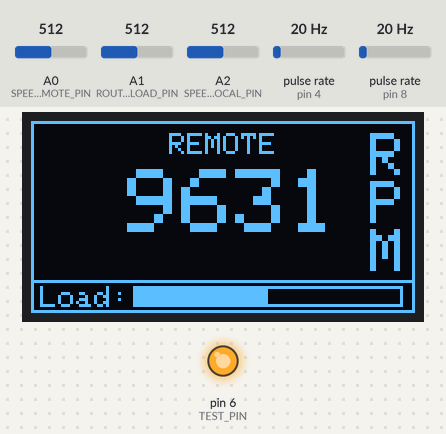
A sketch run on a simulated Arduino Uno, built with avr-gcc and run on an emulated ATmega328P. Parts: 128×64 one-colour display, output pins drawn as LEDs (lit = HIGH). Wiring (inferred from the names in the program): 2 × pulse sensor: data pin 4 / data pin 8. The inputs (shaded band) are chosen by the test bench; at power-on: pulse rate (sensors on pin 8, pin 4) 20 Hz, A1 (ROUTER_LOAD_PIN) = 512, A0 (SPEED_CONTROL_REMOTE_PIN) = 512, A2 (SPEED_CONTROL_LOCAL_PIN) = 512. Pins used as bus, display or sensor lines are not drawn.

Above: at 3.3 s.
3.4 s: pulse rate (sensor on pin 8) set to 4 Hz
5.4 s: pulse rate (sensor on pin 8) set to 100 Hz
At 5.72 s:
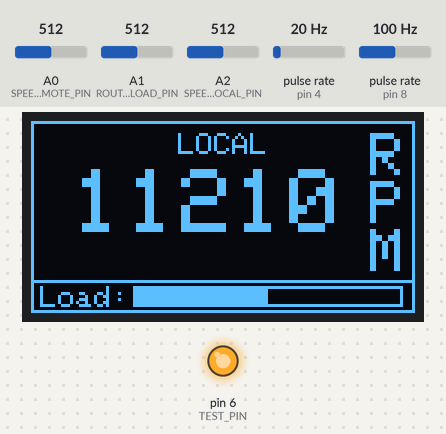
7.3 s: pulse rate (sensor on pin 4) set to 50 Hz
At 9.38 s:
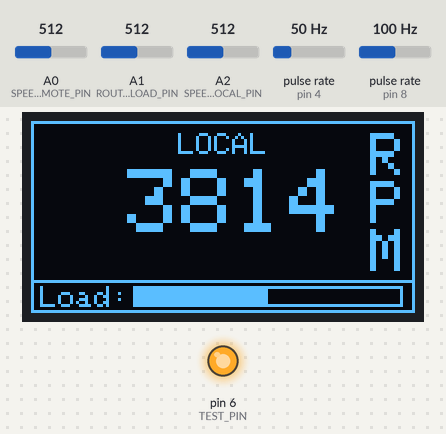
9.4 s: A1 (ROUTER_LOAD_PIN) set to 716
At 9.55 s:
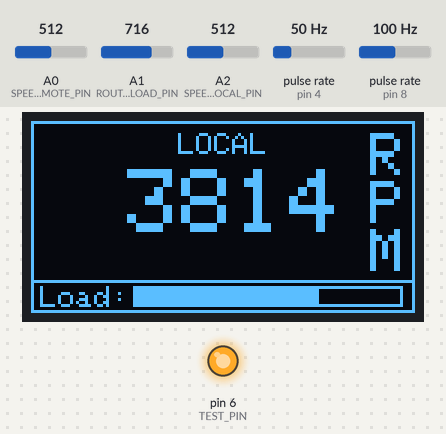
10.9 s: pulse rate (sensor on pin 8) set to 150 Hz
At 12.08 s:
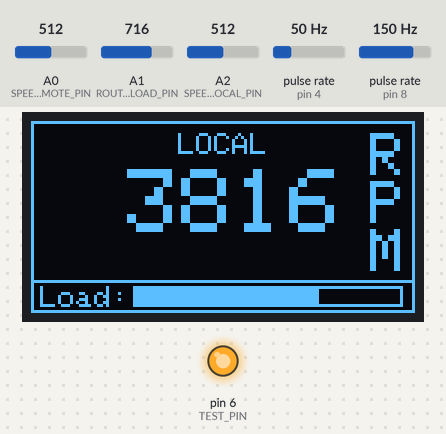
13.3 s: pulse rate (sensor on pin 4) set to 100 Hz
At 14.19 s:
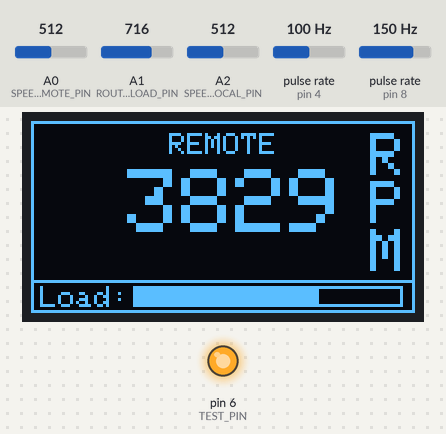

Measured:
- after the input at 5.4 s, the display: first changes after 0.17 s (image 1 shows a later state)

The sketch:

r2c_v3.ino
```cpp
#include <splash.h>
#include <Adafruit_SSD1306.h>
#include <Wire.h>
#include "configuration.h"
#include "mcp4151.h"
#include "pins.h"
#include "screens.h"
#include "timers.h"

/* Control Modes */
#define LOCAL_CONTROL 0
#define REMOTE_CONTROL 1

/* Variables */
volatile bool send_count = false;
volatile uint8_t pulse_count = 0;
volatile uint8_t display_update_interval = 0;
volatile uint16_t timer_count = 0;

volatile uint16_t speed_accumulator = 0;
volatile uint8_t speed_count = 0;
uint16_t remote_speed_signal = 0;
uint16_t local_speed_signal = 0;

volatile uint16_t stall_buffer[STALL_BUFFER_SIZE];
uint8_t stall_count = 0;
bool stalled = false;

uint16_t router_load = 0;

volatile uint8_t control_mode = REMOTE_CONTROL;
volatile bool recover_oled = false;

volatile bool update_control_mode = false;
volatile bool watchdog_wait = false;

/* Structures */
struct command
{
  char device;
  char number;
  char data[32];
  uint8_t data_len;
} command;

MCP4151 mcp4151;
Timers timers;
Adafruit_SSD1306 *oled;

void setup()
{
  /* Enable/Disable peripherals 0 = Enabled, 1 = Disabled */
  PRR = (0 << PRTWI) | (0 << PRTIM2) | (0 << PRTIM0) | (0 << PRTIM1) | (0 << PRSPI) | (0 << PRUSART0) | (0 << PRADC);

  /* Initialize MCP4151 Digipot */
  mcp4151.begin();

  Serial.begin(115200);

  /* Configure I/O Pins */
  pinMode(CONTROL_MODE_SELECT_PIN, INPUT_PULLUP);
  pinMode(SPEED_CONTROL_REMOTE_PIN, INPUT);
  pinMode(SPEED_CONTROL_LOCAL_PIN, INPUT);
  pinMode(ROUTER_LOAD_PIN, INPUT);
  pinMode(TEST_PIN, OUTPUT);
  digitalWrite(TEST_PIN, LOW);

  oled = new Adafruit_SSD1306(OLED_WIDTH, OLED_HEIGHT, &Wire, OLED_RESET_PIN);
  setupOLED();
  displaySplashScreen();
  watchdogDelay(2000);
  drawFrameOLED();
  updateRPMValue(0);

  /* Set Initial Conditions */
  control_mode = digitalRead(CONTROL_MODE_SELECT_PIN);
  updateControlMode(control_mode);

  PCICR = (1 << PCIE0); // Enable Pin Change Interrupts on pin bank: PCINT[7:0]
  PCMSK0 = (1 << PCINT0); // Enable Pin Change Interrupt on Arduino pin 8 (CONTROL_MODE_SELECT_PIN)

  /* Start Timers */
  timers.initHallPulseCounter();
  timers.initPulseCollectionTimer();
  timers.enableHallPulseCounter();
  timers.startDisplayUpdateTimer();

  enableWatchdog(2000);
  watchdogReset();
}


/*  =============================== Serial Event=================================
    serialEvent() automatically (quietly) called in the loop; in serial with
    State Machine's Queue.
    =============================================================================
*/
void serialEvent(void)
{
  String s = Serial.readStringUntil('\n');  // Read until newline char. The newline char is truncated.

  parseCommand(&command, s);

  /* The first two characters of the new command string direct the command data to the correct function.
      Then, the remaining payload and its length are given as arguments to their handling function.
      It is the responsibility of the individual functions to further unpack, convert, and otherwise
      interpret the data.
  */
  switch (command.device)
  {
    case dev_MCP4151:
      switch (command.number)
      {
        case MCP4151_WRITE_VALUE: /* B0<value> */
          mcp4151.setCount(command.data, command.data_len) ? Serial.println(F("ok")) : Serial.println(F("Invalid count"));
          break;
        case MCP4151_INCREMENT: /* "B1" */
          Serial.println("Count: " + String(mcp4151.increment()));
          break;
        case MCP4151_DECREMENT: /* "B2" */
          Serial.println("Count: " + String(mcp4151.decrement()));
          break;
      }
      break;
  }
}

void loop()
{
  /* ===== Recover OLED ===== */
  if (recover_oled)
  {
    recoverOLED();
    recover_oled = false;
  }

  /* ===== Update OLED ===== */
  if (update_control_mode)
  {
    updateControlMode(control_mode);
    update_control_mode = false;
  }

  if (send_count)
  {
    /* Update Router RPM */
    if (control_mode == REMOTE_CONTROL)
      mcp4151.setCount(map(remote_speed_signal, 0, 1023, 0, 255));
    else if (control_mode == LOCAL_CONTROL)
      mcp4151.setCount(map(local_speed_signal, 0, 1023, 0, 255));

    /* Update Router Load */
    updateLoadValue(router_load);

    /* Check for stall */
    stall_buffer[stall_count++] = timer_count;
    if (stall_count >= STALL_BUFFER_SIZE)
      stall_count = 0;

    for (uint8_t i = 0; i < STALL_BUFFER_SIZE; i++)
    {
      if (timer_count != stall_buffer[i])
      {
        stalled = false;
        break;
      } else if ((timer_count == stall_buffer[i]) && (router_load <= 10))
        /* To detect a stall (or if router was simply turned off), the entire stall buffer must be full of exactly the
            same number and the router load must be ~0 meaning the power is off.
        */
        stalled = true;
    }

    if (stalled)
    {
      updateRPMValue(0);
      stalled = false;
    }
    else
      updateRPMValue(timer_count);

    send_count = false;
  }

  /* ===== Measure Remote/Local Speed Control Signal ===== */
  if (control_mode == REMOTE_CONTROL)
    speed_accumulator += analogRead(SPEED_CONTROL_REMOTE_PIN);
  else if (control_mode == LOCAL_CONTROL)
    speed_accumulator += analogRead(SPEED_CONTROL_LOCAL_PIN);
  speed_count++;

  if (speed_count >= SPEED_AVERAGE_SIZE)
  {
    if (control_mode == REMOTE_CONTROL)
      remote_speed_signal = speed_accumulator / SPEED_AVERAGE_SIZE;
    else if (control_mode == LOCAL_CONTROL)
      local_speed_signal = speed_accumulator / SPEED_AVERAGE_SIZE;

    speed_accumulator = 0;
    speed_count = 0;
  }

  /* ===== Measure Load Current Signal ===== */
  router_load = analogRead(ROUTER_LOAD_PIN);

  watchdogReset();
}


/* ===== Interrupt Service Routines ===== */
ISR(TIMER0_COMPA_vect)
{
  cli();
  timers.disableHallPulseCounter();
  timer_count = uint16_t((1.0 / ((TCNT1 / 16) * 0.000004)) * 60);
  timers.enableHallPulseCounter();
  sei();
}

ISR(TIMER2_COMPA_vect)
{
  cli();
  display_update_interval++;

  if (display_update_interval >= 10)
  {
    send_count = true;
    display_update_interval = 0;
  }
  sei();
}

ISR(PCINT0_vect)
{
  cli();
  bool mode_select = digitalRead(CONTROL_MODE_SELECT_PIN);

  if (mode_select)
  {
    /* If CONTROL_MODE_SELECT_PIN was released (and pulled HIGH via internal pull-up resistor) */
    control_mode = REMOTE_CONTROL;
    speed_count = 0;
    speed_accumulator = 0;
    update_control_mode = true;
  }
  else
  {
    control_mode = LOCAL_CONTROL;
    speed_count = 0;
    speed_accumulator = 0;
    update_control_mode = true;
  }
  sei();
}

ISR(WDT_vect)
{
  digitalWrite(TEST_PIN, HIGH);

  watchdog_wait = true;

}
/* ====================================== */

void setupOLED(void)
{
  oled->begin(SSD1306_EXTERNALVCC, OLED_ADDRESS);
  oled->clearDisplay();
  oled->setTextSize(1);
  oled->setTextColor(WHITE);
}

void displaySplashScreen(void)
{
  /* Load splash screen into buffer */
  oled->drawXBitmap((oled->width()  - SPLASHSCREEN_WIDTH ) / 2,
                    (oled->height() - SPLASHSCREEN_HEIGHT) / 2,
                    sprouter_splashscreen, SPLASHSCREEN_WIDTH, SPLASHSCREEN_HEIGHT, 1);

  oled->display();
}

void recoverOLED(void)
{
  oled->~Adafruit_SSD1306();
  oled = new Adafruit_SSD1306(OLED_WIDTH, OLED_HEIGHT, &Wire, OLED_RESET_PIN);
  setupOLED();
}

void drawFrameOLED(void)
{
  oled->clearDisplay();
  oled->drawRect(0, 0, oled->width(), oled->height(), WHITE);

  oled->setTextSize(2);
  oled->setCursor(113, 4);
  oled->print("R");
  oled->setCursor(113, 20);
  oled->print("P");
  oled->setCursor(113, 36);
  oled->print("M");

  oled->setTextSize(1);
  oled->drawLine(0, 53, 127, 53, WHITE);
  oled->setCursor(3, 55);
  oled->print("Load:");
  oled->drawRect(34, 55, 90, 7, WHITE);

  oled->display();
}

void updateControlMode(uint8_t mode)
{
  oled->setTextSize(1);
  /* Clear old text before printing new */
  oled->fillRect(1, 4, 100, 7, BLACK);

  if (mode == REMOTE_CONTROL)
  {
    displayCenterOfRow("REMOTE", 4);
  }

  else if (mode == LOCAL_CONTROL)
  {
    displayCenterOfRow("LOCAL", 4);
  }
}

void updateRPMValue(uint16_t rpm)
{
  /* Each character is 15 pixels wide plus 3 in between. Total pixels per character equals 18 */
  oled->setTextSize(3);
  oled->fillRect(14, 16, 95, 21, BLACK);

  if (rpm >= 10000)
    oled->setCursor(14, 16);
  else if (rpm >= 1000)
    oled->setCursor(32, 16);
  else if (rpm >= 100)
    oled->setCursor(50, 16);
  else if (rpm >= 10)
    oled->setCursor(78, 16);
  else if (rpm >= 0)
    oled->setCursor(86, 16);

  oled->print(rpm);

  oled->display();
}

void updateLoadValue(uint16_t load_signal)
{
  uint8_t load = map(load_signal, 0, 1023, 0, 88);

  oled->fillRect(35, 56, 88, 5, BLACK);
  oled->fillRect(35, 56, load, 5, WHITE);
}

void displayCenterOfRow(String text, uint8_t row)
{
  uint8_t len = calcTextLength(text);
  uint8_t x_pos = (OLED_WIDTH - len) / 2;

  // display on horizontal center
  oled->setCursor(x_pos, row);
  oled->println(text); // text to display
  oled->display();
}

uint8_t calcTextLength(String text)
{
  int16_t x1;
  int16_t y1;
  uint16_t width = 0;
  uint16_t height = 0;

  oled->getTextBounds(text, 0, 0, &x1, &y1, &width, &height);

  return width;
}

/* Watchdog Timer Function
  - Time-out given in milliseconds according to Table 11-2
  - See section 11.8 "Watchdog Timer" for more information
  - Only set to interrupt mode.
  - In conjunction with a while loop, can be used as a blocking delay function.
*/
void enableWatchdog(uint16_t time_out)
{
  uint8_t control_bits = 0x00;
  uint8_t prescale = 0x00;

  /* Set config bits */
  /* Clear interrupt flag (if set) | Enable interrupt mode | Clear Change Enable | Disable reset mode | Set prescaler to default */
  control_bits = (1 << WDIF) | (1 << WDIE) | (0 << WDP3) | (0 << WDCE) | (0 << WDE) | (0 << WDP2) | (0 << WDP1) | (0 << WDP0);

  /* Determine prescale bits */
  switch (time_out)
  {
    case 16:
      prescale = 0x00;
      break;

    case 32:
      prescale = 0x01;
      break;

    case 64:
      prescale = 0x02;
      break;

    case 125:
      prescale = 0x03;
      break;

    case 250:
      prescale = 0x04;
      break;

    case 500:
      prescale = 0x05;
      break;

    case 1000:
      prescale = 0x06;
      break;

    case 2000:
      prescale = 0x07;
      break;

    case 4000:
      prescale = 0x20;
      break;

    case 8000:
      prescale = 0x21;
      break;
  }

  /* Combine bits */
  control_bits |= prescale;

  /* Write bits to Watchdog Timer */
  cli();
  MCUSR &= ~(1 << WDRF);
  watchdogReset();

  /* Start timed sequence */
  WDTCSR |= (1 << WDCE) | (1 << WDE);
  /* Write new configuration in one operation */
  WDTCSR = control_bits;

  sei();
}

void watchdogReset(void)
{
  asm("WDR \n");
}

void watchdogDelay(uint16_t milliseconds)
{
  /* Delay given in milliseconds according to Table 11-2. */

  /* Configure WDT */
  enableWatchdog(milliseconds);
  watchdogReset();

  /* Blocking delay */
  while (!watchdog_wait) {
    asm("nop \n");
  }

  /* Disable Watchdog when complete */
  disableWatchdog();

  /* Reset boolean */
  watchdog_wait = false;
  recover_oled = false;
}

void disableWatchdog(void)
{
  cli();
  watchdogReset();

  MCUSR &= ~(1 << WDRF);
  WDTCSR |= (1 << WDCE) | (1 << WDE);
  WDTCSR = 0x00;

  sei();
}

void parseCommand(struct command *c, String s)
{
  c->device = s[0];
  c->number = s[1];
  c->data_len = (s.length() - 2);

  for (uint8_t i = 0; i < c->data_len; i++)
    c->data[i] = s[i + 2];

  /* Manually add char array terminator */
  c->data[c->data_len] = '\0';
}
```

mcp4151.cpp
```cpp
#include "mcp4151.h"

bool MCP4151::begin(void)
{
  /* Instantiate a new SPI Class object */
  spi = new MY_SPI(MCP4151_CS_PIN, MOSI_PIN, MISO_PIN, SCK_PIN, MCP4151_SPI_MODE, false, MSB, true);

  /* Initialize the device and count at 0 */
  setCount(30);

  return true;
}

int16_t MCP4151::increment(void)
{
  _count++;

  if (_count >= MCP4151_STEPS)
    _count = MCP4151_STEPS;

  setCount(_count);
  return _count;
}

int16_t MCP4151::decrement(void)
{
  _count--;

  if (_count <= 0)
    _count = 0;

  setCount(_count);
  return _count;
}

bool MCP4151::setCount(char *data, uint8_t data_len)
{
  /* Check payload lenth, if greater than three, don't even bother with
    sorting. Just return and send error message to host.
  */
  if (data_len == 0 || data_len > 3)
    return false;

  /* Next, make sure the payload is within the correct range */
  uint16_t count = uint16_t(atoi(data));
  if (count > MCP4151_STEPS)
    return false;

  setCount(count);
  return true;
}

int16_t MCP4151::getCount(void)
{
  return _count;
}

void MCP4151::setCount(int16_t count)
{
  _count = count;

  /* Mask the user provided count to make sure it stays within range */
  count &= 0x03FF;

  spi->write(uint16_t(WRITE_DATA | count));
}
```

mcp4151.h
```cpp
/*
 * Since the MCP4151 is pin limited (see data sheet) and opto-isolated, it was not practical to implement
 * any read (MISO) functionality. As a consequence, there really is no way of confirming what the current
 * setting of the wiper is, only a software variable tracking the value of the count as sent to the MCP4151.
 *
 * Written by: Carlos Ramirez 5/4/23
 */

#ifndef MCP4151_h
#define MCP4151_h
#include <Arduino.h>
#include "my_spi.h"
#include "pins.h"

/* MCP4151 only operates in SPI mode (0,0) = 0 and (1,1) = 3
* However, since the opto-isolator is effectively a logical NOT function, the clock signal needs to be inverted
* by the SPI hardware by setting the clock mode to 1 so it arrives at the MCP4151 in SPI clock mode 0. This gives
* SPI mode 2. SPI Mode 3 could work too, though wasn't tested. Further, the ~CS signal also needs to be inverted
* for the same reason, and is handled in the MY_SPI library. Unfortunately the MOSI signal could not be inverted
* by any software changes so an external NOT gate is placed between the MCU MOSI pin and the opto-isolator to
* achieve the same effect.
*/
#define MCP4151_SPI_MODE 2
/* MCP4151 has 255 wiper positions along resistor string plus ability to connect to Vcc and GND (255 + 2 = 257) */
#define MCP4151_STEPS 257

/* See Section 7.0 of MCP4151 datasheet for more details on registers */
/* Memory Addresses */
#define WIPER_0_ADDR 0x00
#define TCON_ADDR 0x04
#define STATUS_REG_ADDR 0x05

/* Command Bits */
#define WRITE_DATA_COMMAND_BITS 0x00
#define INCREMENT_COMMAND_BITS 0x01 << 2
#define DECREMENT_COMMAND_BITS 0x02 << 2
#define READ_DATA_COMMAND_BITS 0x03 << 2

/* Commands */
#define WRITE_DATA WIPER_0_ADDR | WRITE_DATA_COMMAND_BITS
#define READ_DATA WIPER_0_ADDR | READ_DATA_COMMAND_BITS
#define INCREMENT WIPER_0_ADDR | INCREMENT_COMMAND_BITS
#define DECREMENT WIPER_0_ADDR | DECREMENT_COMMAND_BITS

class MCP4151
{
  protected:
  MY_SPI *spi;

  public:
  bool begin(void);
  int16_t increment(void);
  int16_t decrement(void);
  bool setCount(char *data, uint8_t data_len);
  int16_t getCount(void);
  void setCount(int16_t count);

  private:
  /* Upon power-up, the MCP4151 starts at Vcc/2 */
  int16_t _count = floor(MCP4151_STEPS / 2);
};
#endif
```

my_spi.cpp
```cpp
#include "my_spi.h"

MY_SPI::MY_SPI(uint8_t cs_pin, uint8_t mosi_pin, uint8_t miso_pin, uint8_t sck_pin, uint8_t spi_mode, bool interrupt, uint8_t data_order, bool invert_cs)
{
    /* Initialize pins */
  _pins[CS_pos] = cs_pin;
  _pins[MOSI_pos] = mosi_pin;
  _pins[MISO_pos] = miso_pin;
  _pins[SCK_pos] = sck_pin;

  for (uint8_t i = 0; i < sizeof(_pins); i++)
  {
    if (i == MISO_pos)
      pinMode(_pins[i], INPUT);
    else
      pinMode(_pins[i], OUTPUT);
  }

  /* Configure CS polarity */
  _cs = invert_cs;
  digitalWrite(_pins[CS_pos], !_cs);

  /* Set SPI Mode - See Section 19.4 "Data Modes" and 19.5 "Register Description" in ATMega328 datasheet for more information on SPI Modes */
  uint8_t spi_settings = 0;

  /* SPI Interrupt */
  interrupt ? spi_settings |= (1<<SPIE) : spi_settings |= (0<<SPE);

  /* Enable SPI interface */
  spi_settings |= (1<<SPE);

  /* Set Data Order (LSB or MSB) */
  data_order ? spi_settings |= (1<<DORD) : spi_settings |= (0<<DORD);

  /* Set SPI interface to Master */
  spi_settings |= (1<<MSTR);

  /* Set SPI Mode */
  switch (spi_mode)
  {
    case 0:
      spi_settings |= (0<<CPOL) | (0<<CPHA);
      break;
    case 1:
      spi_settings |= (0<<CPOL) | (1<<CPHA);
      break;
    case 2:
      spi_settings |= (1<<CPOL) | (0<<CPHA);
      break;
    case 3:
      spi_settings |= (1<<CPOL) | (1<<CPHA);
      break;
  }

  /* Set SPI speed to 250KHz */
  spi_settings |= (1<<SPR1) | (0<<SPR0);

  /* After settings have been configured, write config to SPI Control Register (SPCR) */
  SPCR = spi_settings;

//  utility->binaryPrint(F("SPI Settings:"), spi_settings);
}

void MY_SPI::write(uint8_t data)
{
  digitalWrite(_pins[CS_pos], _cs);
    SPDR = data;
    while (!(SPSR & (1<<SPIF)));
  digitalWrite(_pins[CS_pos], !_cs);
}

void MY_SPI::write(uint16_t data)
{
  digitalWrite(_pins[CS_pos], _cs);
    SPDR = highByte(data);
    while (!(SPSR & (1<<SPIF)));
    SPDR = lowByte(data);
    while (!(SPSR & (1<<SPIF)));
  digitalWrite(_pins[CS_pos], !_cs);
}
```

my_spi.h
```cpp
#ifndef MY_SPI_h
#define MY_SPI_h
#include <Arduino.h>
#include "utility.h"

/* Position of each pin number in _pin[n] array. */
#define CS_pos 0
#define MOSI_pos 1
#define MISO_pos 2
#define SCK_pos 3

/* Settings Constants */
#define MSB 0
#define LSB 1

class MY_SPI
{
  protected:
  Utility *utility;

  public:
  MY_SPI(uint8_t cs_pin, uint8_t mosi_pin, uint8_t miso_pin, uint8_t sck_pin, uint8_t spi_mode, bool interrupt = false, uint8_t data_order = MSB, bool invert_cs = false);
  void write(uint8_t data);
  void write(uint16_t data);

  private:
  uint8_t _pins[4];
  /* By default _cs is active LOW. Thus _cs = false */
  bool _cs;

};
#endif
```

timers.h
```cpp
#ifndef TIMERS_H
#define TIMERS_H

#include <Arduino.h>
#include "pins.h"

class Timers
{
  public:
    /* 8-bit Timer/Counter0. "Hall Pulse Counter" */
    void initHallPulseCounter(void);
    void enableHallPulseCounter(void);
    void disableHallPulseCounter(void);
    void clearHallPulseCounter(void);

    /* 16-bit Timer/Counter1. "Pulse Collection Timer" */
    void initPulseCollectionTimer(void);
    void startPulseCollectionTimer(void);
    void stopPulseCollectionTimer(void);

    /* 8-bit Timer/Counter2. "Display Update Timer" */
    void startDisplayUpdateTimer(void);
    void stopDisplayUpdateTimer(void);

  protected:
  private:
};

#endif
```

Source omitted: screens.h (data table, 6497 bytes), timers.cpp (4944 bytes), utility.cpp (1570 bytes), utility.h (343 bytes), configuration.h (323 bytes), pins.h (290 bytes)
